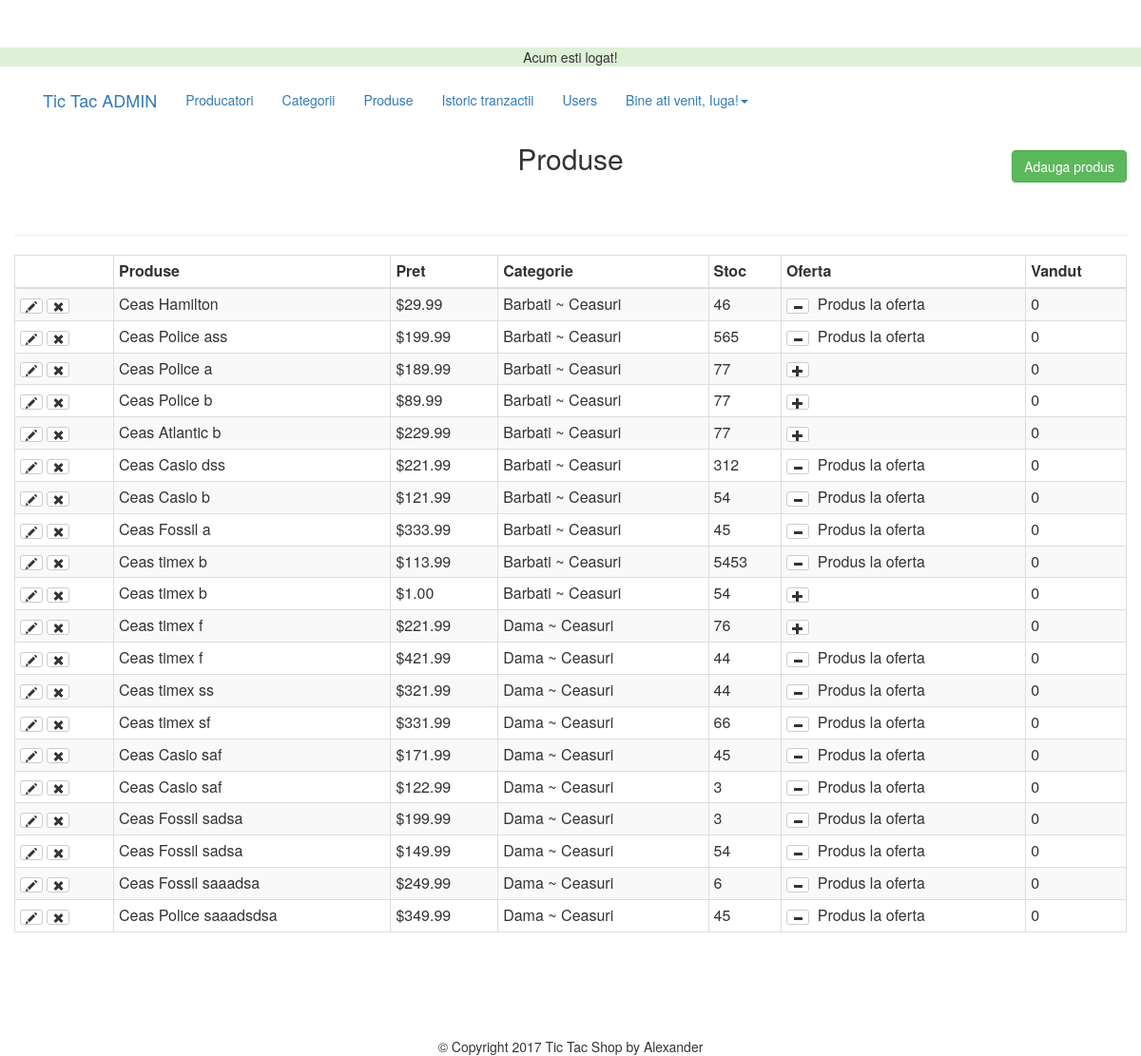
/admin/products.php (signed in), run on the app's committed database.
### tables this page shows
CREATE TABLE `products` (
  `id` int(11) NOT NULL,
  `title` varchar(255) NOT NULL,
  `price` decimal(10,2) NOT NULL,
  `list_price` decimal(10,2) NOT NULL,
  `brand` int(11) NOT NULL,
  `categories` varchar(255) NOT NULL,
  `image` varchar(255) NOT NULL,
  `description` text NOT NULL,
  `oferta` tinyint(4) NOT NULL DEFAULT '0',
  `qty` int(11) DEFAULT '0',
  `deleted` tinyint(4) NOT NULL DEFAULT '0'
);

### helpers/helpers.php (called while the page is built, shortened)
<?php
function money($number){
  return '$'.number_format($number,2);
}
 ?>

### admin/products.php (the view, shortened to what this page needs)
<?php
	require_once $_SERVER['DOCUMENT_ROOT'].'/_webProject/core/init.php';
	include 'includes/head.php';
	include 'includes/navigation.php';
	if(isset($_GET['add']) || isset($_GET['edit'])) {
		$brandQuery = $db->query("SELECT * FROM brand ORDER BY brand");
		$parentQuery = $db->query("SELECT * FROM categories WHERE parent = 0 ORDER BY category");
		$title = ((isset($_POST['title']) && $_POST['title'] != '')?sanitize($_POST['title']) : '');
		$brand = ((isset($_POST['brand']) && !empty($_POST['brand']))?sanitize($_POST['brand']) : '');
		$category = ((isset($_POST['child']) && !empty($_POST['child']))?sanitize($_POST['child']) : '');
		$parent = ((isset($_POST['parent']) && !empty($_POST['parent']))?sanitize($_POST['parent']) : '');
		$price = ((isset($_POST['price']) && $_POST['price'] != '')?sanitize($_POST['price']) : '');
		$list_price = ((isset($_POST['list_price']) && $_POST['list_price'] != '')?sanitize($_POST['list_price']) : '');
		$description = ((isset($_POST['description']) && $_POST['description'] != '')?sanitize($_POST['description']) : '');
		$qty = ((isset($_POST['qty']) && $_POST['qty'] != '')?sanitize($_POST['qty']) : '');
		if(isset($_GET['edit'])) {
			$edit_id = (int)$_GET['edit'];
			$productResults = $db->query("SELECT * FROM products WHERE id = '{$edit_id}'");
			$product = mysqli_fetch_assoc($productResults);
			$qty = ((isset($_POST['qty']) && !empty($_POST['qty']))?sanitize($_POST['qty']) : $product['qty']);
			$title = ((isset($_POST['title']) && !empty($_POST['title']))?sanitize($_POST['title']) : $product['title']);
			$brand = ((isset($_POST['brand']) && !empty($_POST['brand']))?sanitize($_POST['brand']) : $product['brand']);
			$category = ((isset($_POST['child']) && $_POST['child'] != '')?sanitize($_POST['child']) : $product['categories']);
			$price = ((isset($_POST['price']) && !empty($_POST['price']))?sanitize($_POST['price']) : $product['price']);
			$list_price = ((isset($_POST['list_price']) && !empty($_POST['list_price']))?sanitize($_POST['list_price']) : $product['list_price']);
			$description = ((isset($_POST['description']) && !empty($_POST['description']))?sanitize($_POST['description']) : $product['description']);
			$parentQ = $db->query("SELECT * FROM categories WHERE id = '{$category}'");
			$parentResult = mysqli_fetch_assoc($parentQ);
			$parent = ((isset($_POST['parent']) && !empty($_POST['parent']))?sanitize($_POST['parent']) : $parentResult['parent']);
		}
		if($_POST) {
			$categories = sanitize($_POST['child']);
			$price = sanitize($_POST['price']);
			$list_price = sanitize($_POST['list_price']);
			$qty=$_POST['qty'];
			$description = sanitize($_POST['description']);
			$errors = array();
			$required = array('title', 'brand', 'price', 'parent', 'child', 'qty');
			foreach($required as $field) {
				if($_POST[$field] == '') {
					$errors[] = 'Toate campurile cu * sunt necesare!';
					break;
				}
			}
			if(!empty($_FILES)) {
				var_dump($_FILES);
				$photo = $_FILES['photo'];
				$name = $photo['name'];
				$nameArray = explode('.', $name);
				$fileName = $nameArray[0];
				$fileExt = $nameArray[1];
				$mime = explode('/', $photo['type']);
				$mimeType = $mime[0];
				$mimeExt = $mime[1];
				$tmpLoc = $photo['tmp_name'];
				$fileSize = $photo['size'];
				$allowed = array('png', 'jpg', 'jpeg', 'gif');
				$uploadName = md5(microtime()).'.'.$fileExt;
				$uploadPath = BASEURL.'images/'.$uploadName;
				$dbpath = '/_webProject/images/'.$uploadName;
				if($mimeType != 'image') {
					$errors[] .= 'Trebuie sa fie o imagine.';
				}
				if(!in_array($fileExt, $allowed)) {
					$errors[] .= 'Extensia trebuie sa fie png, jpg, jpeg, sau gif.';
				}
				if($fileSize > 15000000) {
					$errors[] .= 'Dimensiunea imaginii trebuie sa fie sub 15 MB.';
				}
				if($fileExt != $mimeExt && ($mimeExt == 'jpeg' && $fileExt != 'jpg')) {
					$errors[] .= 'Extensia nu se potriveste.';
				}
			}
			if(!empty($errors)) {
				echo display_errors($errors);
			} else {
				if (!emtpy($_FILES)) {
					move_uploaded_file($tmpLoc, $uploadPath);
				}
				$insertSql = "INSERT INTO products (`title`, `price`, `list_price`, `brand`, `categories`, `image`, `description`, `qty`) VALUES ('{$title}', '{$price}', '{$list_price}', '{$brand}', '{$categories}', '{$dbpath}', '{$description}', '{$qty}')";
				$db->query($insertSql);
				header("Location: products.php");
			}
		}
?>
<h2 class="text-center"><?php echo ((isset($_GET['edit']))?'Editeaza' : 'Adauga'); ?> produs</h2>
<hr>
<form class="form" action="products.php?<?php echo ((isset($_GET['edit']))?'edit='.$edit_id : 'add=1'); ?>" method="post" enctype="multipart/form-data">
	<div class="form-group col-md-3">
		<label for="title">Titlu*:</label>
		<input class="form-control" type="text" name="title" id="title" value="<?php echo $title; ?>">
	</div>
	<div class="form-group col-md-3">
		<label for="brand">Brand*:</label>
		<select class="form-control" name="brand" id="brand">
			<option value=""<?php echo (($brand == '')?' selected' : ''); ?>></option>
			<?php while($b = mysqli_fetch_assoc($brandQuery)) : ?>
			<option value="<?php echo $b['id']; ?>"<?php echo (($brand == $b['id'])?' selected' : ''); ?>><?php echo $b['brand']; ?></option>
			<?php endwhile; ?>
		</select>
	</div>
  <div class="form-group col-md-3">
			<label for="parent">Categorie:*</label>
			<select class="form-control" id="parent" name="parent">
				<option value=""></option>
				<?php while($parent = mysqli_fetch_assoc($parentQuery)): ?>
					<option value="<?php echo $parent['id']; ?>"><?php echo $parent['category']; ?></option>
				<?php endwhile; ?>
			</select>
		</div>
		<div class="form-group col-md-3">
			<label for="child">Subcatgorie:*</label>
			<select id="child" name="child" class="form-control">
			</select>
		</div>
	<div class="form-group col-md-3">
		<label for="price">Pret*:</label>
		<input class="form-control" type="text" name="price" id="price" value="<?php echo $price?>">
	</div>
	<div class="form-group col-md-3">
		<label for="list_price">Pret oficial:</label>
		<input class="form-control" type="text" name="list_price" id="list_price" value="<?php echo $list_price?>">
	</div>
	<div class="form-group col-md-3">
		<label for="qty">Cantitate</label>
		<input id="qty" type="number" name="qty" min="0" class="form-control"  value="<?php echo $qty ?>">
	</div>
	<div class="form-group col-md-6">
		<label for="photo">Fotografie produs:</label>
		<input class="form-control" type="file" name="photo" id="photo">
	</div>
	<div class="form-group col-md-6">
		<label for="description">Description</label>
		<textarea class="form-control" name="description" id="description" rows="6"><?php echo $description ?></textarea>
	</div>
	<div class="form-group pull-right clearfix">
		<a class="btn btn-default" href="products.php">Cancel</a>
		<input class="btn btn-success" type="submit" value="<?php echo ((isset($_GET['edit']))?'Editeaza' : 'Adauga'); ?> produs">
	</div>
	<div class="clearfix"></div>
</form>
</div>
<?php
	} else {
	$presults = $db->query("SELECT * FROM products WHERE deleted = 0");
?>
<h2 class="text-center">Produse</h2>
<a class="btn btn-success pull-right" id="add_product_btn" href="products.php?add=1">Adauga produs</a>
<div class="clearfix"></div>
<hr>
<table class="table table-bordered table-condensed table-striped">
	<thead>
		<th></th>
		<th>Produse</th>
		<th>Pret</th>
		<th>Categorie</th>
		<th>Stoc</th>
		<th>Oferta</th>
    <th>Vandut</th>
	</thead>
	<tbody>
		<?php while($product = mysqli_fetch_assoc($presults)) :
			$childID = $product['categories'];
			$result = $db->query("SELECT * FROM categories WHERE id = '{$childID}'");
			$child = mysqli_fetch_assoc($result);
			$parentID = $child['parent'];
			$presult = $db->query("SELECT * FROM categories WHERE id = '$parentID'");
			$parent = mysqli_fetch_assoc($presult);
			$category = $parent['category'].' ~ '.$child['category'];
		?>
		<tr>
			<td>
				<a class="btn btn-xs btn-default" href="products.php?edit=<?php echo $product['id']; ?>"><span class="glyphicon glyphicon-pencil"></span></a>
				<a class="btn btn-xs btn-default" href="products.php?delete=<?php echo $product['id']; ?>"><span class="glyphicon glyphicon-remove"></span></a>
			</td>
			<td><?php echo $product['title']; ?></td>
			<td><?php echo money($product['price']); ?></td>
			<td><?php echo $category; ?></td>
      <td><?php echo $product['qty']; ?></td>
			<td>
				<a class="btn btn-xs btn-default" href="products.php?oferta=<?php echo (($product['oferta'] == 0)?'1' : '0'); ?>&id=<?php echo $product['id']; ?>"><span class="glyphicon glyphicon-<?php echo (($product['oferta'] == 1)?'minus': 'plus'); ?>"></span></a>&nbsp; <?php echo (($product['oferta'] == 1)?'Produs la oferta' : ''); ?>
			</td>
			<td>0</td>
		</tr>
		<?php endwhile; ?>
	</tbody>
</table>
<?php
	}
	include 'includes/footer.php';?>

### core/init.php (shortened to what this page needs)
<?php
$db=mysqli_connect('127.0.0.1','root','','tictac');
require_once BASEURL.'helpers/helpers.php';
if (isset($_SESSION['SBUser'])) {
  $user_id=$_SESSION['SBUser'];
  $query=$db->query("SELECT * from users where id='$user_id'");
  $user_data=mysqli_fetch_assoc($query);
  $fn=explode(' ', $user_data['full_name']);
  $user_data['first']=$fn[0];
  $user_data['last']=$fn[1];
}
if (isset($_SESSION['success_flash'])) {
  echo '<div class="bg-success"><p class="text-succes text-center">'.$_SESSION['success_flash'].'</p></div>';
}
 ?>

### admin/includes/head.php (shortened to what this page needs)
<!DOCTYPE html>
<html lang="en">
    <head>
        <link href="/_webProject/css/bootstrap.min.css" rel="stylesheet">
        <link href="../css/main.css" rel="stylesheet">
    </head>
    <body>
      <div class="container-fluid"

### admin/includes/navigation.php (shortened to what this page needs)
<nav class="navbar navbar-default navbar-fixed-top">
    <div class="container">
      <a href="/_webProject/admin/index.php" class="navbar-brand"> Tic Tac ADMIN</a>
      <ul class="nav navbar-nav">
        <li><a href="brands.php">Producatori</a></li>
        <li><a href="categories.php">Categorii</a></li>
        <li><a href="products.php">Produse</a></li>
        <li><a href="transactions.php">Istoric tranzactii</a></li>
        <li><a href="users.php">Users</a></li>
        <li class="dropdown">
          <a href="#" class="dropdown-toggle" data-toggle="dropdown">Bine ati venit,  <?php echo $user_data['first']; ?>!<span class="caret"> </span</a>
        </li>
      </ul>
    </div>

### admin/includes/footer.php (shortened to what this page needs)
</div><br><br>
<footer class="col-md-12 text-center" id="footer">&copy; Copyright 2017 Tic Tac Shop by Alexander</footer>
       </body>
   </html>

### css/main.css (style rules this page uses)
body { padding-top: 50px; }
#footer { margin-top:50px; }
a#add_product_btn { margin-top:-35px; margin-bottom:35px; }

### data on the page
products: title "Ceas Hamilton", price "$29.99", category "Barbati ~ Ceasuri", qty "46", oferta 1 (drawn)
products: title "Ceas Police ass", price "$199.99", category "Barbati ~ Ceasuri", qty "565", oferta 1 (drawn)
products: title "Ceas Police a", price "$189.99", category "Barbati ~ Ceasuri", qty "77", oferta 0 (drawn)
products: title "Ceas Police b", price "$89.99", category "Barbati ~ Ceasuri", qty "77", oferta 0 (drawn)
products: title "Ceas Atlantic b", price "$229.99", category "Barbati ~ Ceasuri", qty "77", oferta 0 (drawn)
products: title "Ceas Casio dss", price "$221.99", category "Barbati ~ Ceasuri", qty "312", oferta 1 (drawn)
products: title "Ceas Casio b", price "$121.99", category "Barbati ~ Ceasuri", qty "54", oferta 1 (drawn)
products: title "Ceas Fossil a", price "$333.99", category "Barbati ~ Ceasuri", qty "45", oferta 1 (drawn)
products: title "Ceas timex b", price "$113.99", category "Barbati ~ Ceasuri", qty "5453", oferta 1 (drawn)
products: title "Ceas timex b", price "$1.00", category "Barbati ~ Ceasuri", qty "54", oferta 0 (drawn)
products: title "Ceas timex f", price "$221.99", category "Dama ~ Ceasuri", qty "76", oferta 0 (drawn)
products: title "Ceas timex f", price "$421.99", category "Dama ~ Ceasuri", qty "44", oferta 1 (drawn)
products: title "Ceas timex ss", price "$321.99", category "Dama ~ Ceasuri", qty "44", oferta 1 (drawn)
products: title "Ceas timex sf", price "$331.99", category "Dama ~ Ceasuri", qty "66", oferta 1 (drawn)
products: title "Ceas Casio saf", price "$171.99", category "Dama ~ Ceasuri", qty "45", oferta 1 (drawn)
products: title "Ceas Casio saf", price "$122.99", category "Dama ~ Ceasuri", qty "3", oferta 1 (drawn)
products: title "Ceas Fossil sadsa", price "$199.99", category "Dama ~ Ceasuri", qty "3", oferta 1 (drawn)
products: title "Ceas Fossil sadsa", price "$149.99", category "Dama ~ Ceasuri", qty "54", oferta 1 (drawn)
products: title "Ceas Fossil saaadsa", price "$249.99", category "Dama ~ Ceasuri", qty "6", oferta 1 (drawn)
products: title "Ceas Police saaadsdsa", price "$349.99", category "Dama ~ Ceasuri", qty "45", oferta 1 (drawn)

### other printed values
$_SESSION['success_flash'] "Acum esti logat!"
$user_data['first'] "Iuga"
